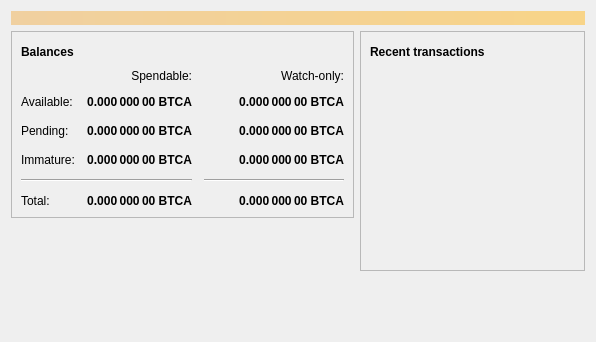
<?xml version="1.0" encoding="UTF-8"?>
<ui version="4.0">
 <class>OverviewPage</class>
 <widget class="QWidget" name="OverviewPage">
  <property name="geometry">
   <rect>
    <x>0</x>
    <y>0</y>
    <width>596</width>
    <height>342</height>
   </rect>
  </property>
  <property name="windowTitle">
   <string>Form</string>
  </property>
  <layout class="QVBoxLayout" name="topLayout">
   <item>
    <widget class="QLabel" name="labelAlerts">
     <property name="visible">
      <bool>false</bool>
     </property>
     <property name="styleSheet">
      <string notr="true">QLabel { background-color: qlineargradient(x1: 0, y1: 0, x2: 1, y2: 0, stop:0 #F0D0A0, stop:1 #F8D488); color:#000000; }</string>
     </property>
     <property name="wordWrap">
      <bool>true</bool>
     </property>
     <property name="margin">
      <number>3</number>
     </property>
     <property name="textInteractionFlags">
      <set>Qt::TextSelectableByMouse</set>
     </property>
    </widget>
   </item>
   <item>
    <layout class="QHBoxLayout" name="horizontalLayout" stretch="1,1">
     <item>
      <layout class="QVBoxLayout" name="verticalLayout_2">
       <item>
        <widget class="QFrame" name="frame">
         <property name="frameShape">
          <enum>QFrame::StyledPanel</enum>
         </property>
         <property name="frameShadow">
          <enum>QFrame::Raised</enum>
         </property>
         <layout class="QVBoxLayout" name="verticalLayout_4">
          <item>
           <layout class="QHBoxLayout" name="horizontalLayout_4">
            <item>
             <widget class="QLabel" name="label_5">
              <property name="font">
               <font>
                <weight>75</weight>
                <bold>true</bold>
               </font>
              </property>
              <property name="text">
               <string>Balances</string>
              </property>
             </widget>
            </item>
            <item>
             <widget class="QPushButton" name="labelWalletStatus">
              <property name="enabled">
               <bool>true</bool>
              </property>
              <property name="maximumSize">
               <size>
                <width>30</width>
                <height>16777215</height>
               </size>
              </property>
              <property name="toolTip">
               <string>The displayed information may be out of date. Your wallet automatically synchronizes with the Bitcoinafrica network after a connection is established, but this process has not completed yet.</string>
              </property>
              <property name="text">
               <string/>
              </property>
              <property name="icon">
               <iconset resource="../bitcoin.qrc">
                <normaloff>:/icons/warning</normaloff>
                <disabledoff>:/icons/warning</disabledoff>:/icons/warning</iconset>
              </property>
              <property name="iconSize">
               <size>
                <width>24</width>
                <height>24</height>
               </size>
              </property>
              <property name="flat">
               <bool>true</bool>
              </property>
             </widget>
            </item>
            <item>
             <spacer name="horizontalSpacer_3">
              <property name="orientation">
               <enum>Qt::Horizontal</enum>
              </property>
              <property name="sizeHint" stdset="0">
               <size>
                <width>40</width>
                <height>20</height>
               </size>
              </property>
             </spacer>
            </item>
           </layout>
          </item>
          <item>
           <layout class="QGridLayout" name="gridLayout">
            <property name="spacing">
             <number>12</number>
            </property>
            <item row="2" column="2">
             <widget class="QLabel" name="labelWatchPending">
              <property name="font">
               <font>
                <weight>75</weight>
                <bold>true</bold>
               </font>
              </property>
              <property name="cursor">
               <cursorShape>IBeamCursor</cursorShape>
              </property>
              <property name="toolTip">
               <string>Unconfirmed transactions to watch-only addresses</string>
              </property>
              <property name="text">
               <string notr="true">0.000 000 00 BTCA</string>
              </property>
              <property name="alignment">
               <set>Qt::AlignRight|Qt::AlignTrailing|Qt::AlignVCenter</set>
              </property>
              <property name="textInteractionFlags">
               <set>Qt::LinksAccessibleByMouse|Qt::TextSelectableByKeyboard|Qt::TextSelectableByMouse</set>
              </property>
             </widget>
            </item>
            <item row="2" column="1">
             <widget class="QLabel" name="labelUnconfirmed">
              <property name="font">
               <font>
                <weight>75</weight>
                <bold>true</bold>
               </font>
              </property>
              <property name="cursor">
               <cursorShape>IBeamCursor</cursorShape>
              </property>
              <property name="toolTip">
               <string>Total of transactions that have yet to be confirmed, and do not yet count toward the spendable balance</string>
              </property>
              <property name="text">
               <string notr="true">0.000 000 00 BTCA</string>
              </property>
              <property name="alignment">
               <set>Qt::AlignRight|Qt::AlignTrailing|Qt::AlignVCenter</set>
              </property>
              <property name="textInteractionFlags">
               <set>Qt::LinksAccessibleByMouse|Qt::TextSelectableByKeyboard|Qt::TextSelectableByMouse</set>
              </property>
             </widget>
            </item>
            <item row="3" column="2">
             <widget class="QLabel" name="labelWatchImmature">
              <property name="font">
               <font>
                <weight>75</weight>
                <bold>true</bold>
               </font>
              </property>
              <property name="cursor">
               <cursorShape>IBeamCursor</cursorShape>
              </property>
              <property name="toolTip">
               <string>Mined balance in watch-only addresses that has not yet matured</string>
              </property>
              <property name="text">
               <string notr="true">0.000 000 00 BTCA</string>
              </property>
              <property name="alignment">
               <set>Qt::AlignRight|Qt::AlignTrailing|Qt::AlignVCenter</set>
              </property>
              <property name="textInteractionFlags">
               <set>Qt::LinksAccessibleByMouse|Qt::TextSelectableByKeyboard|Qt::TextSelectableByMouse</set>
              </property>
             </widget>
            </item>
            <item row="4" column="0" colspan="2">
             <widget class="Line" name="line">
              <property name="orientation">
               <enum>Qt::Horizontal</enum>
              </property>
             </widget>
            </item>
            <item row="4" column="2">
             <widget class="Line" name="lineWatchBalance">
              <property name="sizePolicy">
               <sizepolicy hsizetype="Preferred" vsizetype="Fixed">
                <horstretch>0</horstretch>
                <verstretch>0</verstretch>
               </sizepolicy>
              </property>
              <property name="minimumSize">
               <size>
                <width>140</width>
                <height>0</height>
               </size>
              </property>
              <property name="orientation">
               <enum>Qt::Horizontal</enum>
              </property>
             </widget>
            </item>
            <item row="5" column="0">
             <widget class="QLabel" name="labelTotalText">
              <property name="text">
               <string>Total:</string>
              </property>
             </widget>
            </item>
            <item row="3" column="1">
             <widget class="QLabel" name="labelImmature">
              <property name="font">
               <font>
                <weight>75</weight>
                <bold>true</bold>
               </font>
              </property>
              <property name="cursor">
               <cursorShape>IBeamCursor</cursorShape>
              </property>
              <property name="toolTip">
               <string>Mined balance that has not yet matured</string>
              </property>
              <property name="text">
               <string notr="true">0.000 000 00 BTCA</string>
              </property>
              <property name="alignment">
               <set>Qt::AlignRight|Qt::AlignTrailing|Qt::AlignVCenter</set>
              </property>
              <property name="textInteractionFlags">
               <set>Qt::LinksAccessibleByMouse|Qt::TextSelectableByKeyboard|Qt::TextSelectableByMouse</set>
              </property>
             </widget>
            </item>
            <item row="2" column="3">
             <spacer name="horizontalSpacer_2">
              <property name="orientation">
               <enum>Qt::Horizontal</enum>
              </property>
              <property name="sizeHint" stdset="0">
               <size>
                <width>40</width>
                <height>20</height>
               </size>
              </property>
             </spacer>
            </item>
            <item row="3" column="0">
             <widget class="QLabel" name="labelImmatureText">
              <property name="text">
               <string>Immature:</string>
              </property>
             </widget>
            </item>
            <item row="5" column="1">
             <widget class="QLabel" name="labelTotal">
              <property name="font">
               <font>
                <weight>75</weight>
                <bold>true</bold>
               </font>
              </property>
              <property name="cursor">
               <cursorShape>IBeamCursor</cursorShape>
              </property>
              <property name="toolTip">
               <string>Your current total balance</string>
              </property>
              <property name="text">
               <string notr="true">0.000 000 00 BTCA</string>
              </property>
              <property name="alignment">
               <set>Qt::AlignRight|Qt::AlignTrailing|Qt::AlignVCenter</set>
              </property>
              <property name="textInteractionFlags">
               <set>Qt::LinksAccessibleByMouse|Qt::TextSelectableByKeyboard|Qt::TextSelectableByMouse</set>
              </property>
             </widget>
            </item>
            <item row="5" column="2">
             <widget class="QLabel" name="labelWatchTotal">
              <property name="font">
               <font>
                <weight>75</weight>
                <bold>true</bold>
               </font>
              </property>
              <property name="cursor">
               <cursorShape>IBeamCursor</cursorShape>
              </property>
              <property name="toolTip">
               <string>Current total balance in watch-only addresses</string>
              </property>
              <property name="text">
               <string notr="true">0.000 000 00 BTCA</string>
              </property>
              <property name="alignment">
               <set>Qt::AlignRight|Qt::AlignTrailing|Qt::AlignVCenter</set>
              </property>
              <property name="textInteractionFlags">
               <set>Qt::LinksAccessibleByMouse|Qt::TextSelectableByKeyboard|Qt::TextSelectableByMouse</set>
              </property>
             </widget>
            </item>
            <item row="0" column="2">
             <widget class="QLabel" name="labelWatchonly">
              <property name="text">
               <string>Watch-only:</string>
              </property>
              <property name="alignment">
               <set>Qt::AlignRight|Qt::AlignTrailing|Qt::AlignVCenter</set>
              </property>
             </widget>
            </item>
            <item row="1" column="0">
             <widget class="QLabel" name="labelBalanceText">
              <property name="text">
               <string>Available:</string>
              </property>
             </widget>
            </item>
            <item row="1" column="1">
             <widget class="QLabel" name="labelBalance">
              <property name="font">
               <font>
                <weight>75</weight>
                <bold>true</bold>
               </font>
              </property>
              <property name="cursor">
               <cursorShape>IBeamCursor</cursorShape>
              </property>
              <property name="toolTip">
               <string>Your current spendable balance</string>
              </property>
              <property name="text">
               <string notr="true">0.000 000 00 BTCA</string>
              </property>
              <property name="alignment">
               <set>Qt::AlignRight|Qt::AlignTrailing|Qt::AlignVCenter</set>
              </property>
              <property name="textInteractionFlags">
               <set>Qt::LinksAccessibleByMouse|Qt::TextSelectableByKeyboard|Qt::TextSelectableByMouse</set>
              </property>
             </widget>
            </item>
            <item row="1" column="2">
             <widget class="QLabel" name="labelWatchAvailable">
              <property name="font">
               <font>
                <weight>75</weight>
                <bold>true</bold>
               </font>
              </property>
              <property name="cursor">
               <cursorShape>IBeamCursor</cursorShape>
              </property>
              <property name="toolTip">
               <string>Your current balance in watch-only addresses</string>
              </property>
              <property name="text">
               <string notr="true">0.000 000 00 BTCA</string>
              </property>
              <property name="alignment">
               <set>Qt::AlignRight|Qt::AlignTrailing|Qt::AlignVCenter</set>
              </property>
              <property name="textInteractionFlags">
               <set>Qt::LinksAccessibleByMouse|Qt::TextSelectableByKeyboard|Qt::TextSelectableByMouse</set>
              </property>
             </widget>
            </item>
            <item row="2" column="0">
             <widget class="QLabel" name="labelPendingText">
              <property name="text">
               <string>Pending:</string>
              </property>
             </widget>
            </item>
            <item row="0" column="1">
             <widget class="QLabel" name="labelSpendable">
              <property name="text">
               <string>Spendable:</string>
              </property>
              <property name="alignment">
               <set>Qt::AlignRight|Qt::AlignTrailing|Qt::AlignVCenter</set>
              </property>
             </widget>
            </item>
           </layout>
          </item>
         </layout>
        </widget>
       </item>
       <item>
        <spacer name="verticalSpacer">
         <property name="orientation">
          <enum>Qt::Vertical</enum>
         </property>
         <property name="sizeHint" stdset="0">
          <size>
           <width>20</width>
           <height>40</height>
          </size>
         </property>
        </spacer>
       </item>
      </layout>
     </item>
     <item>
      <layout class="QVBoxLayout" name="verticalLayout_3">
       <item>
        <widget class="QFrame" name="frame_2">
         <property name="frameShape">
          <enum>QFrame::StyledPanel</enum>
         </property>
         <property name="frameShadow">
          <enum>QFrame::Raised</enum>
         </property>
         <layout class="QVBoxLayout" name="verticalLayout">
          <item>
           <layout class="QHBoxLayout" name="horizontalLayout_2">
            <item>
             <widget class="QLabel" name="label_4">
              <property name="font">
               <font>
                <weight>75</weight>
                <bold>true</bold>
               </font>
              </property>
              <property name="text">
               <string>Recent transactions</string>
              </property>
             </widget>
            </item>
            <item>
             <widget class="QPushButton" name="labelTransactionsStatus">
              <property name="enabled">
               <bool>true</bool>
              </property>
              <property name="maximumSize">
               <size>
                <width>30</width>
                <height>16777215</height>
               </size>
              </property>
              <property name="toolTip">
               <string>The displayed information may be out of date. Your wallet automatically synchronizes with the Bitcoinafrica network after a connection is established, but this process has not completed yet.</string>
              </property>
              <property name="text">
               <string/>
              </property>
              <property name="icon">
               <iconset resource="../bitcoin.qrc">
                <normaloff>:/icons/warning</normaloff>
                <disabledoff>:/icons/warning</disabledoff>:/icons/warning</iconset>
              </property>
              <property name="iconSize">
               <size>
                <width>24</width>
                <height>24</height>
               </size>
              </property>
              <property name="flat">
               <bool>true</bool>
              </property>
             </widget>
            </item>
            <item>
             <spacer name="horizontalSpacer">
              <property name="orientation">
               <enum>Qt::Horizontal</enum>
              </property>
              <property name="sizeHint" stdset="0">
               <size>
                <width>40</width>
                <height>20</height>
               </size>
              </property>
             </spacer>
            </item>
           </layout>
          </item>
          <item>
           <widget class="QListView" name="listTransactions">
            <property name="styleSheet">
             <string notr="true">QListView { background: transparent; }</string>
            </property>
            <property name="frameShape">
             <enum>QFrame::NoFrame</enum>
            </property>
            <property name="verticalScrollBarPolicy">
             <enum>Qt::ScrollBarAlwaysOff</enum>
            </property>
            <property name="horizontalScrollBarPolicy">
             <enum>Qt::ScrollBarAlwaysOff</enum>
            </property>
            <property name="selectionMode">
             <enum>QAbstractItemView::NoSelection</enum>
            </property>
           </widget>
          </item>
         </layout>
        </widget>
       </item>
       <item>
        <spacer name="verticalSpacer_2">
         <property name="orientation">
          <enum>Qt::Vertical</enum>
         </property>
         <property name="sizeHint" stdset="0">
          <size>
           <width>20</width>
           <height>40</height>
          </size>
         </property>
        </spacer>
       </item>
      </layout>
     </item>
    </layout>
   </item>
  </layout>
 </widget>
 <resources/>
 <connections/>
</ui>
